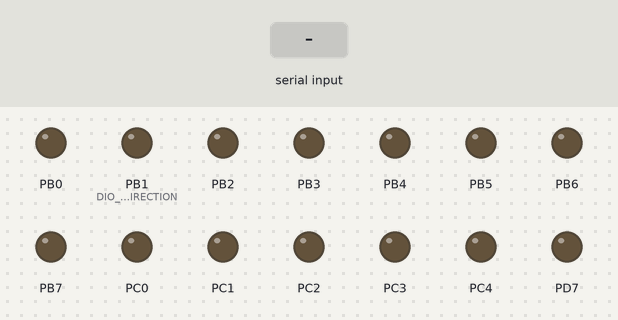
The program below on a simulated ATmega32, built with avr-gcc and emulated at 8 MHz. On the bench: output pins drawn as LEDs (lit = HIGH). The inputs (shaded band) are chosen by the test bench.

Above: at 1.2 s.
1.3 s: "a" received over Serial
At 1.9 s:
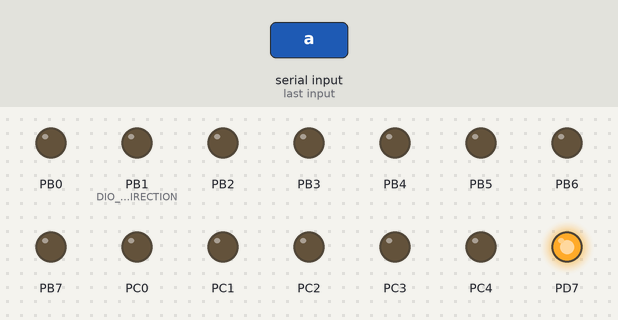
2.8 s: "1" received over Serial
At 4.2 s:
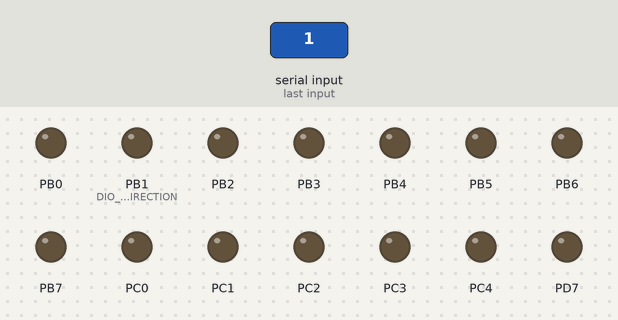
Timing chart, 0 to 5.8 s (numbered marks = the images above; inputs shaded):
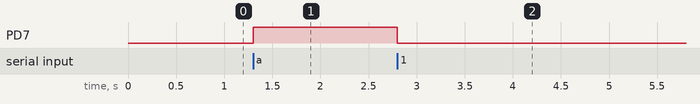

Measured:
- after the input at 1.3 s, PD7: LOW → HIGH at once
- after the input at 2.8 s, PD7: HIGH → LOW at once

The program:

main.c
```c
/*
 * main.c
 *
 *  Created on: Nov 13, 2021
 *      Author: ENG TAREK
 */
#include "STD_TYPES.h"
#define F_CPU 8000000UL
#include <avr/delay.h>
#include "DIO_interface.h"
#include "UART_interface.h"

int main(){
u8 Local_u8Var;
DIO_u8Init();
UART_voidInit();

while(1){
Local_u8Var= UART_u8ReceiveByte();
if(Local_u8Var == 'a')
	DIO_u8SetPinValue(DIO_u8_PORTD,DIO_u8_PIN7,DIO_u8_HIGH);
else
	DIO_u8SetPinValue(DIO_u8_PORTD,DIO_u8_PIN7,DIO_u8_LOW);
_delay_ms(500);
}

return 0;}
```

UART_interface.h
```c
/*
 * UART_interface.h
 *
 *  Created on: Nov 12, 2021
 *      Author: ENG TAREK
 */

#ifndef UART_INTERFACE_H_
#define UART_INTERFACE_H_

void UART_voidInit(void);

void UART_voidASendByte(u8 Copy_u8TxByte);

u8 UART_u8ReceiveByte(void);

#endif /* UART_INTERFACE_H_ */
```

UART_program.c
```c
/*
 * UART_program.c
 *
 *  Created on: Nov 12, 2021
 *      Author: ENG TAREK
 */
#include "STD_TYPES.h"
#include "BIT_MATH.h"

#include "UART_interface.h"
#include "UART_private.h"
#include "UART_config.h"

void UART_voidInit(void){
u8 Local_u8UCSRCValue =	0X80;
u8 Local_u16UBRRValue=51;/**/
/*Enable RX circuit*/
SET_BIT(UART_u8_UCSRB_REG,4);
/*Enable TX*/
SET_BIT(UART_u8_UCSRB_REG,3);
/*Select Asynch mode*/
CLR_BIT(Local_u8UCSRCValue,6);
/*Select parity bits*/
CLR_BIT(Local_u8UCSRCValue,5);
CLR_BIT(Local_u8UCSRCValue,4);
/*Select stop bits*/
SET_BIT(Local_u8UCSRCValue,3);
/*Select Character Size =8 bits)*/
SET_BIT(Local_u8UCSRCValue,2);
SET_BIT(Local_u8UCSRCValue,1);
CLR_BIT(UART_u8_UCSRB_REG,2);
/*Update UCSRC Variable into UCSRC Register*/
UART_u8_UCSRC_REG = Local_u8UCSRCValue;

/*Select Baud Rate=9600*/
UART_u8_UBRRL_REG = (u8)Local_u16UBRRValue;
UART_u8_UBRRH_REG =(u8)(Local_u16UBRRValue>>8);
}

void UART_voidASendByte(u8 Copy_u8TxByte)
{
	// Wait for flag that indicates that the buffer is empty
	while(!GET_BIT(UART_u8_UCSRA_REG,5));
		// Write Data into Tx Buffer
		UART_u8_UDR_REG = Copy_u8TxByte;
}
u8 UART_u8ReceiveByte(void)
{
	// Wait for the flag that indicates that there is unread received data
	while(!GET_BIT(UART_u8_UCSRA_REG,7));
	return UART_u8_UDR_REG;
}
```

UART_config.h
```c
/*
 * UART_config.h
 *
 *  Created on: Nov 12, 2021
 *      Author: ENG TAREK
 */

#ifndef UART_CONFIG_H_
#define UART_CONFIG_H_


#endif /* UART_CONFIG_H_ */
```

BIT_MATH.h
```c
/***************************************************************************************/
/****************************  IMT School Training Center ******************************/
/***************************************************************************************/
/** This file is developed by IMT School training center, All copyrights are reserved **/
/***************************************************************************************/
#ifndef _BIT_MATH_H
#define _BIT_MATH_H

#define SET_BIT(VAR,BITNO) (VAR) |=  (1 << (BITNO))
#define CLR_BIT(VAR,BITNO) (VAR) &= ~(1 << (BITNO))
#define TOG_BIT(VAR,BITNO) (VAR) ^=  (1 << (BITNO))
#define GET_BIT(VAR,BITNO) (((VAR) >> (BITNO)) & 1)


#endif
```

DIO_config.h
```c
/***********************************************************************************/
/*                              Name : Tarek Wael                                  */
/*								Date : 17/9/2021                                   */
/*                              SWC : DIO                                          */
/*								Version : 1.0                                      */
/***********************************************************************************/

#ifndef DIO_CONFIG_H
#define DIO_CONFIG_H
/*Configuration of directions of Pins */
/*Options: 1-DIO_u8_INIT_INPUT    2-DIO_u8_INIT_OUTPUT */
#define DIO_u8_PA0_DIRECTION 	  DIO_u8_INIT_INPUT
#define DIO_u8_PA1_DIRECTION 	  DIO_u8_INIT_INPUT
#define DIO_u8_PA2_DIRECTION 	  DIO_u8_INIT_INPUT
#define DIO_u8_PA3_DIRECTION 	  DIO_u8_INIT_INPUT
#define DIO_u8_PA4_DIRECTION      DIO_u8_INIT_INPUT
#define DIO_u8_PA5_DIRECTION      DIO_u8_INIT_INPUT
#define DIO_u8_PA6_DIRECTION      DIO_u8_INIT_INPUT
#define DIO_u8_PA7_DIRECTION      DIO_u8_INIT_INPUT

#define DIO_u8_PB0_DIRECTION      DIO_u8_INIT_OUTPUT
#define DIO_u8_PB1_DIRECTION      DIO_u8_INIT_OUTPUT
#define DIO_u8_PB2_DIRECTION      DIO_u8_INIT_OUTPUT
#define DIO_u8_PB3_DIRECTION      DIO_u8_INIT_OUTPUT
#define DIO_u8_PB4_DIRECTION      DIO_u8_INIT_OUTPUT
#define DIO_u8_PB5_DIRECTION      DIO_u8_INIT_OUTPUT
#define DIO_u8_PB6_DIRECTION      DIO_u8_INIT_OUTPUT
#define DIO_u8_PB7_DIRECTION      DIO_u8_INIT_OUTPUT

#define DIO_u8_PC0_DIRECTION      DIO_u8_INIT_OUTPUT
#define DIO_u8_PC1_DIRECTION      DIO_u8_INIT_OUTPUT
#define DIO_u8_PC2_DIRECTION      DIO_u8_INIT_OUTPUT
#define DIO_u8_PC3_DIRECTION      DIO_u8_INIT_OUTPUT
#define DIO_u8_PC4_DIRECTION      DIO_u8_INIT_OUTPUT
#define DIO_u8_PC5_DIRECTION      DIO_u8_INIT_OUTPUT
#define DIO_u8_PC6_DIRECTION      DIO_u8_INIT_OUTPUT
#define DIO_u8_PC7_DIRECTION      DIO_u8_INIT_OUTPUT

#define DIO_u8_PD0_DIRECTION      DIO_u8_INIT_INPUT
#define DIO_u8_PD1_DIRECTION      DIO_u8_INIT_OUTPUT
#define DIO_u8_PD2_DIRECTION      DIO_u8_INIT_INPUT
#define DIO_u8_PD3_DIRECTION      DIO_u8_INIT_INPUT
#define DIO_u8_PD4_DIRECTION      DIO_u8_INIT_INPUT
#define DIO_u8_PD5_DIRECTION      DIO_u8_INIT_INPUT
#define DIO_u8_PD6_DIRECTION      DIO_u8_INIT_INPUT
#define DIO_u8_PD7_DIRECTION      DIO_u8_INIT_OUTPUT

/*Options : 1-DIO_u8_INIT_OUTPUT_HIGH
  			2-DIO_u8_INIT_OUTPUT_LOW
  			3-DIO_u8_INIT_INPUT_FLOATING
  			4-DIO_u8_ */
#define DIO_u8_PA0_VALUE		DIO_u8_INIT_INPUT_FLOATING
#define DIO_u8_PA1_VALUE		DIO_u8_INIT_INPUT_FLOATING
#define DIO_u8_PA2_VALUE		DIO_u8_INIT_INPUT_FLOATING
#define DIO_u8_PA3_VALUE		DIO_u8_INIT_INPUT_FLOATING
#define DIO_u8_PA4_VALUE        DIO_u8_INIT_INPUT_FLOATING
#define DIO_u8_PA5_VALUE        DIO_u8_INIT_INPUT_FLOATING
#define DIO_u8_PA6_VALUE        DIO_u8_INIT_INPUT_FLOATING
#define DIO_u8_PA7_VALUE        DIO_u8_INIT_INPUT_FLOATING

#define DIO_u8_PB0_VALUE        DIO_u8_INIT_OUTPUT_LOW
#define DIO_u8_PB1_VALUE        DIO_u8_INIT_OUTPUT_LOW
#define DIO_u8_PB2_VALUE        DIO_u8_INIT_OUTPUT_LOW
#define DIO_u8_PB3_VALUE        DIO_u8_INIT_OUTPUT_LOW
#define DIO_u8_PB4_VALUE        DIO_u8_INIT_OUTPUT_LOW
#define DIO_u8_PB5_VALUE        DIO_u8_INIT_OUTPUT_LOW
#define DIO_u8_PB6_VALUE        DIO_u8_INIT_OUTPUT_LOW
#define DIO_u8_PB7_VALUE        DIO_u8_INIT_OUTPUT_LOW

#define DIO_u8_PC0_VALUE        DIO_u8_INIT_OUTPUT_LOW
#define DIO_u8_PC1_VALUE        DIO_u8_INIT_OUTPUT_LOW
#define DIO_u8_PC2_VALUE        DIO_u8_INIT_OUTPUT_LOW
#define DIO_u8_PC3_VALUE        DIO_u8_INIT_OUTPUT_LOW
#define DIO_u8_PC4_VALUE        DIO_u8_INIT_OUTPUT_LOW
#define DIO_u8_PC5_VALUE        DIO_u8_INIT_OUTPUT_LOW
#define DIO_u8_PC6_VALUE        DIO_u8_INIT_OUTPUT_LOW
#define DIO_u8_PC7_VALUE        DIO_u8_INIT_OUTPUT_LOW

#define DIO_u8_PD0_VALUE        DIO_u8_INIT_INPUT_FLOATING
#define DIO_u8_PD1_VALUE        DIO_u8_INIT_OUTPUT_LOW
#define DIO_u8_PD2_VALUE        DIO_u8_INIT_INPUT_PULLUP
#define DIO_u8_PD3_VALUE        DIO_u8_INIT_INPUT_FLOATING
#define DIO_u8_PD4_VALUE        DIO_u8_INIT_INPUT_FLOATING
#define DIO_u8_PD5_VALUE        DIO_u8_INIT_INPUT_FLOATING
#define DIO_u8_PD6_VALUE        DIO_u8_INIT_INPUT_FLOATING
#define DIO_u8_PD7_VALUE        DIO_u8_INIT_OUTPUT_LOW
#endif
```

DIO_interface.h
```c
/***********************************************************************************/
/*                              Name : Tarek Wael                                  */
/*								Date : 17/9/2021                                   */
/*                              SWC : DIO                                          */
/*								Version : 1.0                                      */
/***********************************************************************************/

#ifndef DIO_INTERFACE_H
#define DIO_INTERFACE_H
/* Macros for PORT Id */
#define DIO_u8_PORTA 0
#define DIO_u8_PORTB 1
#define DIO_u8_PORTC 2
#define DIO_u8_PORTD 3

/*Macros for Pin Id */
#define DIO_u8_PIN0 0
#define DIO_u8_PIN1 1
#define DIO_u8_PIN2 2
#define DIO_u8_PIN3 3
#define DIO_u8_PIN4 4
#define DIO_u8_PIN5 5
#define DIO_u8_PIN6 6
#define DIO_u8_PIN7 7

/* Macros for Pin Direction*/
#define DIO_u8_INPUT_FLOATING 0
#define DIO_u8_OUTPUT 1
#define DIO_u8_INPUT_PULLUP 2

/* Macros for Pin Value*/
#define DIO_u8_HIGH	1
#define DIO_u8_LOW	0

void DIO_u8Init(void);
u8 DIO_u8SetPinDirection(u8 Copy_u8PortId,u8 Copy_u8PinId,u8 Copy_u8PinDirection);
u8 DIO_u8SetPinValue(u8 Copy_u8PortId,u8 Copy_u8PinId,u8 Copy_u8PinValue);
u8 DIO_u8GetPinValue(u8 Copy_u8PortId,u8 Copy_u8PinId,u8 *Copy_Pu8ReturnValue);
u8 DIO_u8TogglePinValue(u8 Copy_u8PortId,u8 Copy_u8PinId);
u8 DIO_u8SetPortDirection(u8 Copy_u8PortId,u8 Copy_u8PortDirection);
u8 DIO_u8SetPortValue(u8 Copy_u8PortId,u8 Copy_u8PortValue);
u8 DIO_u8GetPortValue(u8 Copy_u8PortId,u8 *Copy_Pu8ReturnValue);
#endif
```

DIO_private.h
```c
/***********************************************************************************/
/*                              Name : Tarek Wael                                  */
/*								Date : 17/9/2021                                   */
/*                              SWC : DIO                                          */
/*								Version : 1.0                                      */
/***********************************************************************************/

#ifndef DIO_PRIVATE_H
#define DIO_PRIVATE_H

#define DIO_u8_PORTA_REG 	*((volatile u8*)0x3B)
#define DIO_u8_DDRA_REG 	*((volatile u8*)0x3A)
#define DIO_u8_PINA_REG 	*((volatile u8*)0x39)

#define DIO_u8_PORTB_REG 	*((volatile u8*)0x38)
#define DIO_u8_DDRB_REG 	*((volatile u8*)0x37)
#define DIO_u8_PINB_REG  	*((volatile u8*)0x36)

#define DIO_u8_PORTC_REG 	*((volatile u8*)0x35)
#define DIO_u8_DDRC_REG 	*((volatile u8*)0x34)
#define DIO_u8_PINC_REG 	*((volatile u8*)0x33)

#define DIO_u8_PORTD_REG 	*((volatile u8*)0x32)
#define DIO_u8_DDRD_REG 	*((volatile u8*)0x31)
#define DIO_u8_PIND_REG 	*((volatile u8*)0x30)

#define DIO_u8_INIT_INPUT 	0
#define DIO_u8_INIT_OUTPUT	1

#define DIO_u8_INIT_OUTPUT_HIGH   	1
#define DIO_u8_INIT_OUTPUT_LOW    	0
#define DIO_u8_INIT_INPUT_FLOATING	0
#define DIO_u8_INIT_INPUT_PULLUP  	1

/* Concatination Function*/
#define PRIVATE_u8_CONC(b7,b6,b5,b4,b3,b2,b1,b0)		PRIVATE_u8_CONC_HELP(b7,b6,b5,b4,b3,b2,b1,b0)
#define PRIVATE_u8_CONC_HELP(b7,b6,b5,b4,b3,b2,b1,b0)	0b##b7##b6##b5##b4##b3##b2##b1##b0

#endif
```

STD_TYPES.h
```c
#ifndef STD_TYPES_H
#define STD_TYPES_H

typedef unsigned char u8;
typedef signed char s8;
typedef unsigned short int u16;
typedef signed short int s16;
typedef unsigned int u32;
typedef signed int s32;
typedef float f32;
typedef double f64;

#define STD_TYPES_OK	1
#define STD_TYPES_NOK	0

#define NULL 	((void*)0)

#endif
```

UART_private.h
```c
/*
 * UART_private.h
 *
 *  Created on: Nov 12, 2021
 *      Author: ENG TAREK
 */

#ifndef UART_PRIVATE_H_
#define UART_PRIVATE_H_


#define  UART_u8_UDR_REG		*((volatile u8*)0x2C)
#define  UART_u8_UCSRA_REG		*((volatile u8*)0x2B)
#define  UART_u8_UCSRB_REG		*((volatile u8*)0x2A)
#define  UART_u8_UCSRC_REG		*((volatile u8*)0x40)

#define  UART_u8_UBRRH_REG		*((volatile u8*)0x40)
#define  UART_u8_UBRRL_REG		*((volatile u8*)0x29)

#endif /* UART_PRIVATE_H_ */
```

Source omitted: DIO_program.c (9004 bytes)
